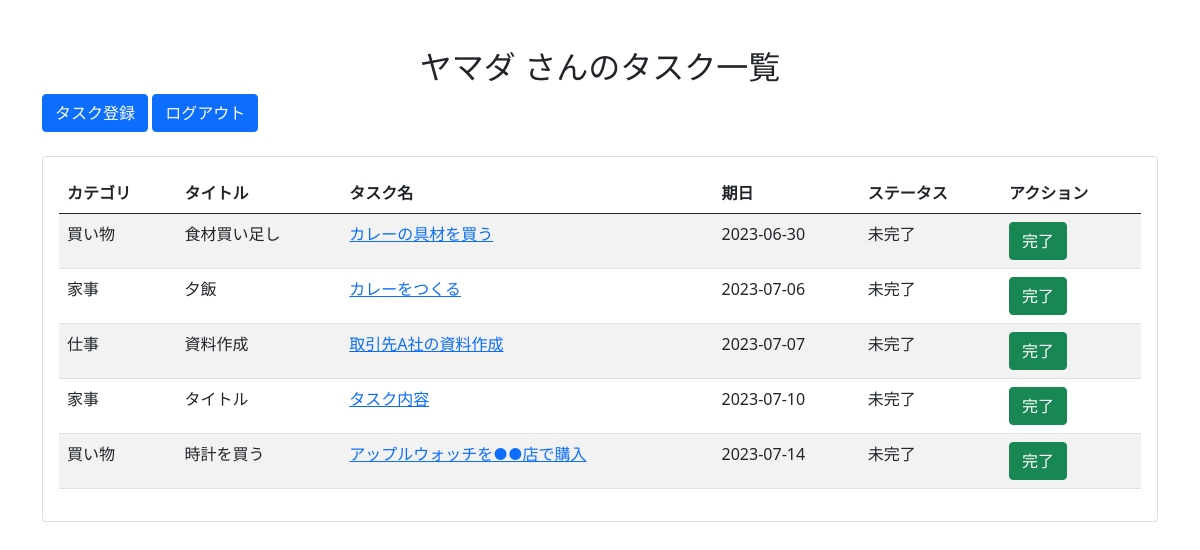
Page /todo_apps/top (signed in) on the earlier database version.
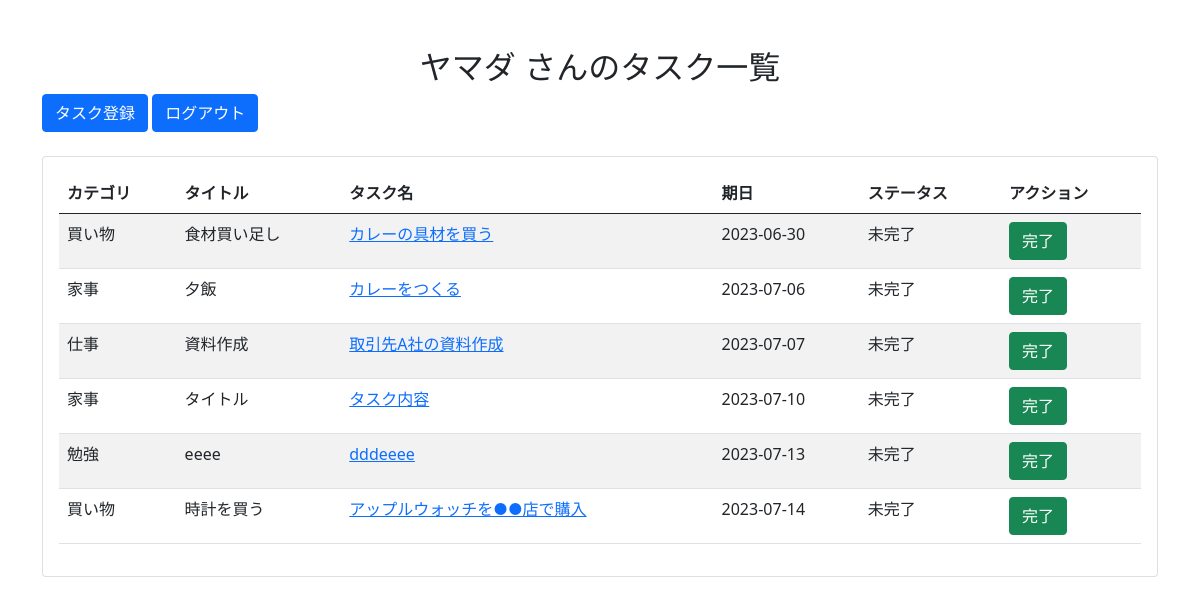
Same page on the later database version.
### models.py (models this page shows)
class TodoCategory(Base):
    __tablename__ = 'todo_category'
    id = Column(Integer, primary_key=True)
    category_name = Column(String, nullable=False)

class Todo(Base):
    __tablename__ = 'todo'
    id = Column(Integer, primary_key=True)
    title = Column(String, nullable=False)
    content = Column(String, nullable=False)
    memo = Column(Text)
    status = Column(Integer, default=0)
    due_date = Column(DateTime, nullable=False)
    category_id = Column(Integer, ForeignKey('todo_category.id'))
    user_id = Column(Integer, ForeignKey('user.id'))
    user = relationship("User", backref="todos")
    category = relationship("TodoCategory", backref="todos")

### views.py (the view)
@app.route("/todo_apps/top")
def top():
    todos = business_logic.find_todo_all(session["u_id"])
    return render_template("top.html", todos=todos)

### business_logic.py (called while the page is built)
def find_todo_all(u_id):
    todo_list = data_access.find_todo_all(u_id)
    todos = []
    for todo in todo_list:
        todo_item = {
            "id": todo.id,
            "title": todo.title,
            "category": todo.category.category_name,
            "content": todo.content,
            "due_date": f"{todo.due_date:%Y-%m-%d}",
            "status": "未完了" if todo.status == consts.STATUS_INCOMPLETE else "完了"
        }
        todos.append(todo_item)
    return todos

### data_access.py (called while the page is built)
def get_session():
    db_path = os.path.join('sqlite:///', 'db', 'todo.db')
    engine = create_engine(db_path)
    Session = sessionmaker(bind=engine)
    session = Session()
    return session

def find_todo_all(u_id):
    session = get_session()
    todo_list = session.query(Todo).filter(Todo.user_id == u_id, Todo.status == consts.STATUS_INCOMPLETE).order_by(Todo.due_date.asc()).all()
    return todo_list

### templates/top.html (shortened to what this page needs)
<!DOCTYPE html>
<html>
<head>
  <link rel="stylesheet" href="https://stackpath.bootstrapcdn.com/bootstrap/5.0.0-alpha1/css/bootstrap.min.css">
</head>
<body>
  <div class="container mt-5">
    <h2 class="text-center">{{ session["name"] }} さんのタスク一覧</h2>
    <a href="{{ url_for('show_create') }}" class="btn btn-primary mr-3">タスク登録</a>
    <a href="{{ url_for('logout') }}" class="btn btn-primary">ログアウト</a>
    <div class="card mt-4">
      <div class="card-body">
        <table class="table table-striped">
          <thead>
            <tr>
              <th>カテゴリ</th>
              <th>タイトル</th>
              <th>タスク名</th>
              <th>期日</th>
              <th>ステータス</th>
              <th>アクション</th>
            </tr>
          </thead>
          <tbody>
            {% for todo_item in todos %}
            <tr>
              <td>{{ todo_item["category"] }}</td>
              <td>{{ todo_item["title"] }}</td>
              <td><a href="{{ url_for('show_detail', t_id=todo_item['id']) }}">{{ todo_item["content"] }}</a></td>
              <td>{{ todo_item["due_date"] }}</td>
              <td>{{ todo_item["status"] }}</td>
              <td><a href="{{ url_for('update_todo_done', t_id=todo_item['id']) }}" class="btn btn-success">完了</a></td>
            </tr>
            {% endfor %}
          </tbody>
        </table>
      </div>
    </div>
  </div>
</body>
</html>

Differences in the rows shown:
now on this page (row unchanged): TodoCategory: category "勉強"
added Todo: title "eeee", content "dddeeee"
Other differences:
new list line: "2023-07-13 未完了 完了"
